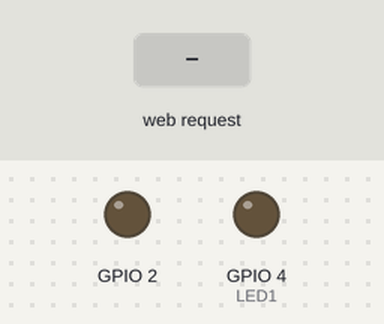
This sketch was run on a simulated ESP32. Shown: output pins drawn as LEDs (lit = HIGH). The test bench sets the inputs (shaded band). Storage starts empty; what the sketch prints to the serial monitor is not drawn.

Above: at 1.2 s.
1.3 s: HTTP request GET /on received
At 2.5 s:
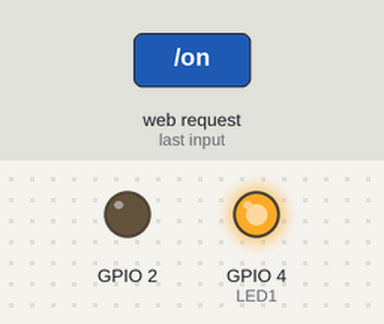
2.8 s: HTTP request GET /on2 received
At 3.8 s:
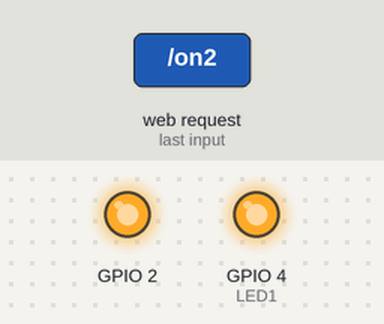
4.3 s: HTTP request GET /off received
At 4.9 s:
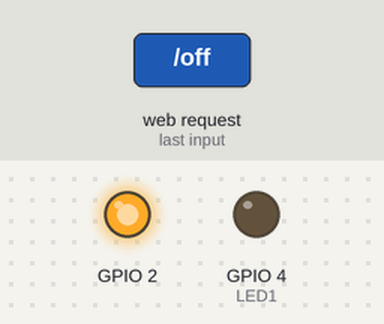
5.8 s: HTTP request GET /off2 received
At 7.2 s:
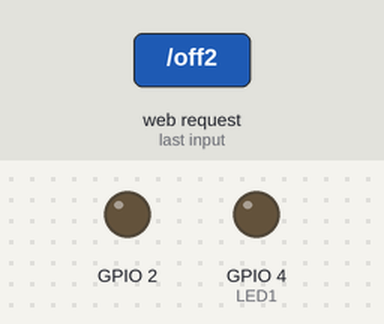
Timing chart, 0 to 8.3 s (numbered marks = the images above; inputs shaded):
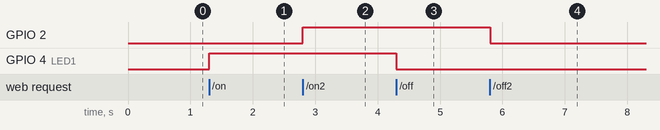

Measured:
- after the input at 1.3 s, GPIO 4 (LED1): LOW → HIGH at once
- after the input at 2.8 s, GPIO 2: LOW → HIGH at once
- after the input at 4.3 s, GPIO 4 (LED1): HIGH → LOW at once
- after the input at 5.8 s, GPIO 2: HIGH → LOW at once

The sketch:

COEN315Assignment2.ino
```cpp
/*
  WiFiAccessPoint.ino creates a WiFi access point and provides a web server on it.

  Steps:
  1. Connect to the access point "yourAp"
  2. Point your web browser to http://192.168.4.1/H to turn the LED on or http://192.168.4.1/L to turn it off
     OR
     Run raw TCP "GET /H" and "GET /L" on PuTTY terminal with 192.168.4.1 as IP address and 80 as port

  Created for arduino-esp32 on 04 July, 2018
  by Elochukwu Ifediora (fedy0)
*/
#include <FS.h>
#include "SPIFFS.h"
#include <WiFi.h>
#include <WiFiClient.h>
#include <WiFiAP.h>
#include <WebServer.h>
#define LED1 4


// Set these to your desired credentials.
const char *ssid = "Ting-yu";
const char *password = "";

//WiFiServer server(80);
WebServer server(80);


String LED1Status;
String LED2Status;

void setup() {
  pinMode(LED1, OUTPUT);
  pinMode(2, OUTPUT);

  LED1Status = "off";
  LED2Status = "off";
  digitalWrite(LED1, LOW);
  digitalWrite(2, LOW);


  Serial.begin(115200);
  Serial.println();
  Serial.println("Configuring access point...");

  // You can remove the password parameter if you want the AP to be open.
  WiFi.softAP(ssid, password);
  IPAddress myIP = WiFi.softAPIP();
  Serial.print("AP IP address: ");
  Serial.println(myIP);
  server.begin();

  Serial.println("Server started");

  server.on("/", fileindex);
  server.on("/index.html", fileindex);
  server.on("/bootstrap.min.css", bootstrap);
  server.on("bootstrap.min.css", bootstrap);
  server.on("/popper.min.js", popper);
  server.on("/bootstrap.min.js", bootstrapmin);
  server.on("bootstrap.min.js", bootstrapmin);
  server.on("/background.jpg", backgroundImg);
  server.on("bootstrap.jpg", backgroundImg);


  server.on("/on", LED1On);
  server.on("/on2", LED2On);
  server.on("/off", LED1Off);
  server.on("/off2", LED2Off);

  SPIFFS.begin();
}
void LED1On() {
  digitalWrite(LED1, HIGH);
  fileindex();
}
void LED2On() {
  digitalWrite(2, HIGH);
  fileindex();
}
void LED1Off() {
  digitalWrite(LED1, LOW);
  fileindex();
}
void LED2Off() {
  digitalWrite(2, LOW);
  fileindex();
}

void backgroundImg() {
  File file = SPIFFS.open("/background.jpg.gz", "r");
  size_t sent = server.streamFile(file, "image/jpeg");
}

void fileindex()
{
  File file = SPIFFS.open("/index.html.gz", "r");
  size_t sent = server.streamFile(file, "text/html");
}
void bootstrap()
{
  File file = SPIFFS.open("/bootstrap.min.css.gz", "r");
  size_t sent = server.streamFile(file, "text/css");
}
void popper()
{
  File file = SPIFFS.open("/popper.min.js.gz", "r");
  size_t sent = server.streamFile(file, "application/javascript");
}
void bootstrapmin()
{
  File file = SPIFFS.open("/bootstrap.min.js.gz", "r");
  size_t sent = server.streamFile(file, "application/javascript");
}

void loop() {
  server.handleClient();


// The following is my old code using assignment template, but I wanted to incorporate nicer UI, hence the bootstrap webpage
//
//  WiFiClient client = server.available();   // listen for incoming clients
//
//  if (client) {                             // if you get a client,
//    Serial.println("New Client.");           // print a message out the serial port
//    String currentLine = "";                // make a String to hold incoming data from the client
//    while (client.connected()) {            // loop while the client's connected
//      if (client.available()) {             // if there's bytes to read from the client,
//        char c = client.read();             // read a byte, then
//        Serial.write(c);                    // print it out the serial monitor
//        if (c == '\n') {                    // if the byte is a newline character
//
//          // if the current line is blank, you got two newline characters in a row.
//          // that's the end of the client HTTP request, so send a response:
//          if (currentLine.length() == 0) {
//            // HTTP headers always start with a response code (e.g. HTTP/1.1 200 OK)
//            // and a content-type so the client knows what's coming, then a blank line:
//            client.println("HTTP/1.1 200 OK");
//            client.println("Content-type:text/html");
//            client.println();
//
//            // the content of the HTTP response follows the header:
//            client.print("Click <a href=\"/on\">here</a> to turn ON the RED LED.<br>");
//            client.print("Click <a href=\"/off\">here</a> to turn OFF the RED LED.<br>");
//
//
//
//            // the content of the HTTP response follows the header:
//            client.println("<br>");
//            client.print("Click <a href=\"/on2\">here</a> to turn ON the YELLOW LED.<br>");
//            client.print("Click <a href=\"/off2\">here</a> to turn OFF the YELLOW LED.<br>");
//
//            // The HTTP response ends with another blank line:
//            client.println();
//            // break out of the while loop:
//            break;
//          } else {    // if you got a newline, then clear currentLine:
//            currentLine = "";
//          }
//        } else if (c != '\r') {  // if you got anything else but a carriage return character,
//          currentLine += c;      // add it to the end of the currentLine
//        }
//
//
//        if (currentLine.endsWith("GET /on ")) {
//          digitalWrite(LED1, HIGH);
//        } else if (currentLine.endsWith("GET /off ")) {
//          digitalWrite(LED1, LOW);
//        } else if (currentLine.endsWith("GET /on2")) {
//          digitalWrite(2, HIGH);
//        } else if (currentLine.endsWith("GET /off2")) {
//          digitalWrite(2, LOW);
//        }
//      }
//    }
//    // close the connection:
//    client.stop();
//    Serial.println("Client Disconnected.");
//  }
}
```
